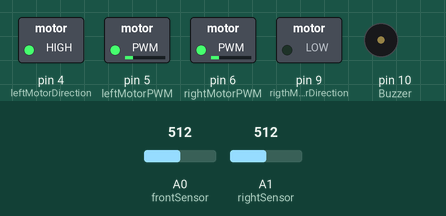
Simulated run of this sketch. Board: Arduino Uno, built with avr-gcc and run on an emulated ATmega328P. Parts: switched loads named in the sketch (green lamp = pin HIGH), buzzer (waves = sounding, pin HIGH). The test bench sets the inputs (shaded band); at power-on: A0 (frontSensor) = 512, A1 (rightSensor) = 512.

Above: at 4.3 s.
4.4 s: A0 (frontSensor) set to 408
5.9 s: A0 (frontSensor) set to 384
At 6.36 s:
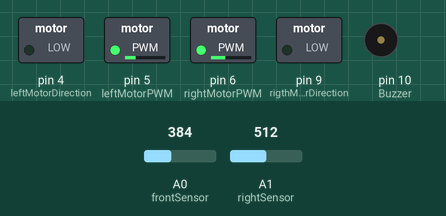
9.2 s: A1 (rightSensor) set to 306
At 10.2 s:
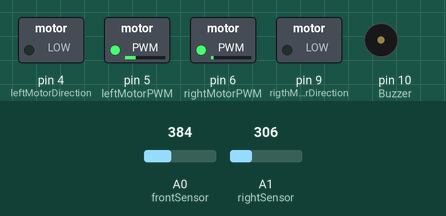
11.0 s: A1 (rightSensor) set to 716
At 11.3 s:
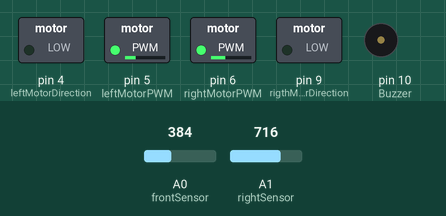
12.5 s: A1 (rightSensor) set to 155
At 13.8 s:
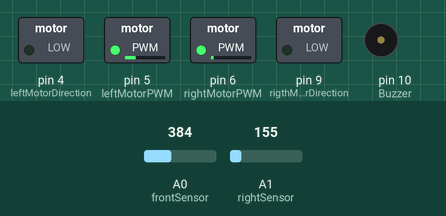
Timing chart, 0 to 15.0 s (numbered marks = the images above; inputs shaded):
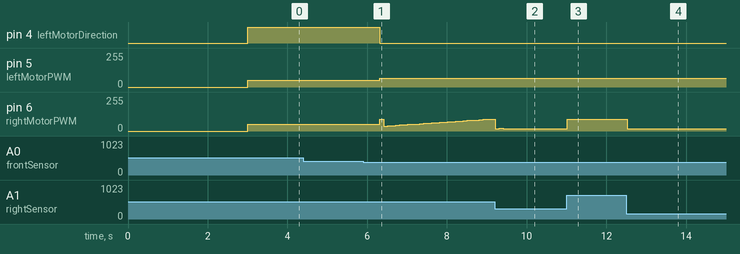

Measured:
- the behaviour switches between 401 and 400 on A0 (frontSensor) (found by bisection; images 0 and 1)
- after the input at 4.4 s, every drawn part: stays the same
- after the input at 5.9 s, pin 4 (leftMotorDirection): HIGH → LOW after 0.41 s; pin 5 (leftMotorPWM): 49/255 → 66/255 after 0.41 s; pin 6 (rightMotorPWM): 49/255 → 90/255 after 0.41 s, → 37/255 0.10 s later, → 39/255 0.10 s later, → 41/255 0.10 s later, … (29 changes in this stretch)
- after the input at 9.2 s, pin 6 (rightMotorPWM): 90/255 → 16/255 at once, → 21/255 0.10 s later, → 18/255 0.10 s later, → 16/255 0.10 s later
- after the input at 11.0 s, pin 6 (rightMotorPWM): 16/255 → 90/255 at once
- after the input at 12.5 s, pin 6 (rightMotorPWM): 90/255 → 16/255 at once

The sketch:

wallFollower.ino
```cpp
#include <PID_v1.h>

#define frontSensor A0
#define rightSensor A1

#define leftMotorPWM 5
#define leftMotorDirection 4
#define rightMotorPWM 6
#define rigthMotorDirection 9
#define maxPWM 165 // voltage limit of 5V
#define Buzzer 10

#define distanceToWall 400
#define desiredDistanceFromWall 450
#define turnTime 552 // time in miliseconds that takes robot
                    //  to make a turn of 90degrees with 30% speed

// PID variables
double Setpoint, Input, Output, Kp, Ki, Kd;
int frontSensorOutput, rigthSensorOutput, regulation;
PID PIDRegulation(&Input, &Output, &Setpoint, Kp, Ki, Kd, DIRECT);


void setup() {
  // bridge H
  pinMode(leftMotorPWM, OUTPUT);
  pinMode(rightMotorPWM, OUTPUT);
  pinMode(leftMotorDirection, OUTPUT);
  pinMode(rigthMotorDirection, OUTPUT);

  pinMode(Buzzer, OUTPUT);
  digitalWrite(Buzzer, 0);

  //regulator PID
  Setpoint = desiredDistanceFromWall;
  PIDRegulation.SetMode(AUTOMATIC);
  PIDRegulation.SetControllerDirection(REVERSE);
  PIDRegulation.SetTunings(1, 1.1, 0.3); // set with try-error method
}

void loop() {
  delay(3000); // delay on startup so robot won't run on your hands
  Main:
  frontSensorOutput = analogRead(frontSensor);
  rigthSensorOutput = analogRead(rightSensor);

  if (rigthSensorOutput > distanceToWall && frontSensorOutput > distanceToWall) {
    turnLeft();
    goto Main;
    }
// following right wall
  Input = rigthSensorOutput; // passing sensor output to PID regulator
  PIDRegulation.Compute();
  regulation = map(Output, 0, 255, 10, 55);
  leftMotor(40);
  rightMotor(regulation);
  goto Main;
}

void leftMotor(int V) {
  if (V > 0) {
    V = map(V, 0, 100, 0, maxPWM); // scalling input speed(0-100%) to motor's PWM range
    digitalWrite(leftMotorDirection, 0); // 0 for forward, 1 for backward
    analogWrite(leftMotorPWM, V);
  }
  else {
    V = abs(V);
    V = map(V, 0, 100, 0, maxPWM);
    digitalWrite(leftMotorDirection, 1);
    analogWrite(leftMotorPWM, V);
  }
}

void rightMotor(int V) {
  if (V > 0) {
    V = map(V, 0, 100, 0, maxPWM);
    digitalWrite(rigthMotorDirection, 0);
    analogWrite(rightMotorPWM, V);
    }
  else {
    V = abs(V);
    V = map(V, 0, 100, 0, maxPWM);
    digitalWrite(rigthMotorDirection, 1);
    analogWrite(rightMotorPWM, V);
    }
}

void turnLeft() {
  leftMotor(-30);
  rightMotor(30);
  delay (turnTime);
}
```
